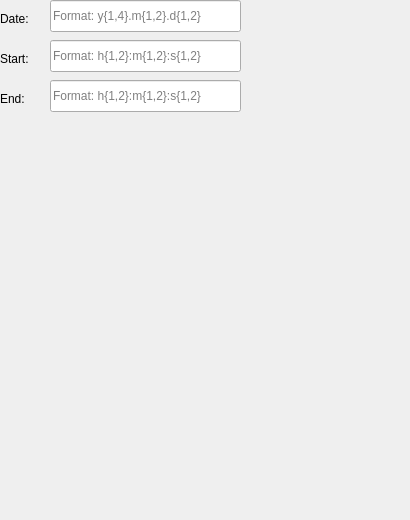
<?xml version="1.0" encoding="UTF-8"?>
<ui version="4.0">
 <class>BookingRequestWidget</class>
 <widget class="QWidget" name="BookingRequestWidget">
  <property name="geometry">
   <rect>
    <x>0</x>
    <y>0</y>
    <width>410</width>
    <height>520</height>
   </rect>
  </property>
  <property name="windowTitle">
   <string>Form</string>
  </property>
  <widget class="QLabel" name="date_label">
   <property name="geometry">
    <rect>
     <x>0</x>
     <y>10</y>
     <width>41</width>
     <height>18</height>
    </rect>
   </property>
   <property name="text">
    <string>Date:</string>
   </property>
  </widget>
  <widget class="QLineEdit" name="date">
   <property name="geometry">
    <rect>
     <x>50</x>
     <y>0</y>
     <width>191</width>
     <height>32</height>
    </rect>
   </property>
   <property name="placeholderText">
    <string>Format: y{1,4}.m{1,2}.d{1,2}</string>
   </property>
  </widget>
  <widget class="QLabel" name="start_label">
   <property name="geometry">
    <rect>
     <x>0</x>
     <y>50</y>
     <width>41</width>
     <height>18</height>
    </rect>
   </property>
   <property name="text">
    <string>Start:</string>
   </property>
  </widget>
  <widget class="QLineEdit" name="start">
   <property name="geometry">
    <rect>
     <x>50</x>
     <y>40</y>
     <width>191</width>
     <height>32</height>
    </rect>
   </property>
   <property name="placeholderText">
    <string>Format: h{1,2}:m{1,2}:s{1,2}</string>
   </property>
  </widget>
  <widget class="QWidget" name="appointment_request_widget" native="true">
   <property name="geometry">
    <rect>
     <x>0</x>
     <y>120</y>
     <width>410</width>
     <height>400</height>
    </rect>
   </property>
  </widget>
  <widget class="QLabel" name="end_label">
   <property name="geometry">
    <rect>
     <x>0</x>
     <y>90</y>
     <width>41</width>
     <height>18</height>
    </rect>
   </property>
   <property name="text">
    <string>End:</string>
   </property>
  </widget>
  <widget class="QLineEdit" name="end">
   <property name="geometry">
    <rect>
     <x>50</x>
     <y>80</y>
     <width>191</width>
     <height>32</height>
    </rect>
   </property>
   <property name="placeholderText">
    <string>Format: h{1,2}:m{1,2}:s{1,2}</string>
   </property>
  </widget>
 </widget>
 <resources/>
 <connections/>
</ui>
